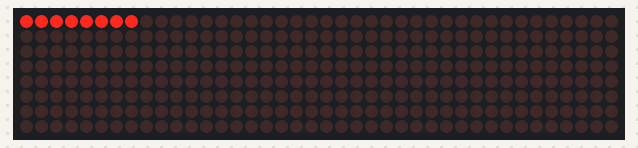
Bench run of a sketch on a simulated Arduino Uno, built with avr-gcc and run on an emulated ATmega328P. On the bench: 40×8 LED matrix.

Above: at 0.16 s.
At 1.11 s:
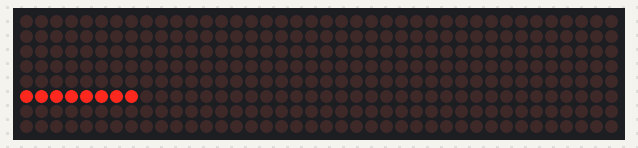
At 1.75 s:
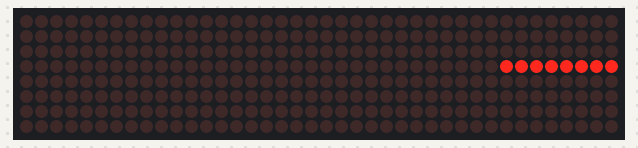
At 2.39 s:
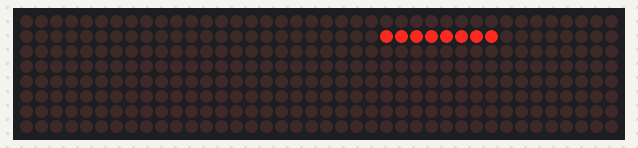

The sketch:

prototype_01_basics.ino
```cpp
#include <LedControl.h>
  const int DATAIN_1 = 12;
  const int CS = 11;
  const int CLK = 10;
  const int totalModules = 5;

  LedControl lc = LedControl(DATAIN_1,CLK,CS,totalModules);

  int scrollSpeed = 20;

void setup() {
  for(int dev = 0; dev < totalModules; dev++) {
    lc.shutdown(dev,false); //wake up the MAX72XX from power-saving mode
    lc.setIntensity(dev,2);
  }
}

void loop() {
  for(int dev = 0; dev < totalModules; dev++) {
    for(int x = 0; x < 8; x++) {
      lc.setRow(dev,x,B11111111);
      if(x == 0)
        lc.setRow(dev,7,0);
      else
        lc.setRow(dev,x-1,0);

      delay(scrollSpeed);
    }
    lc.setRow(dev,7,0);
  }
}
```

Measured:
- by itself, everything shown: repeats every 2.5 s, in 8 steps
